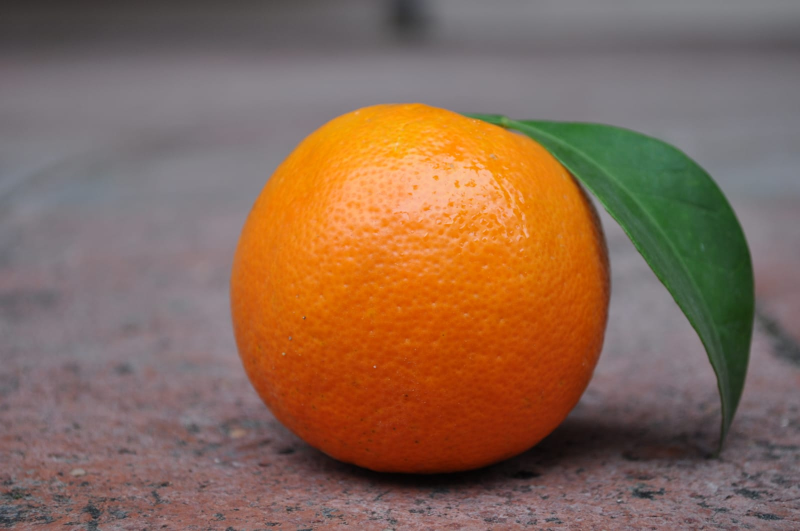
#> input picture Code-Week#3/single orange.jpg, 1600 x 1062 px, found by its file name (shown at 1/2 size)
$ python '6. Image segmentation using color spaces.py'
#> lines starting #> are read from the running program, lines starting #| are printed output that depends on the picture; after the words box and inside, x2 and y2 are one past the last pixel; in counts of white or black regions, pixels touching at a corner belong together
# -*- coding: utf-8 -*-
"""
Created on Wed Jan 24 23:33:25 2024

@author: Noopa Jagadeesh
"""

import cv2
import numpy as np
from matplotlib import pyplot as plt
from skimage import io, measure

img = io.imread("C:/Users/xxryk/OneDrive/Desktop/Durham College/3rd Year 2nd Semester/Computer Vision/Code-Week#3/single orange.jpg")
#> img is the input picture: shape (1062, 1600, 3); mean R, G, B 135.9, 104.4, 84.4
plt.imshow(img)

## Convert RGB to HSV
hsv = cv2.cvtColor(img, cv2.COLOR_RGB2HSV)
#> hsv: shape (1062, 1600, 3); mean H, S, V 95.9, 86.6, 139.2
mask = cv2.inRange(hsv, (10, 100, 20), (25, 255, 255)) #Blue Color
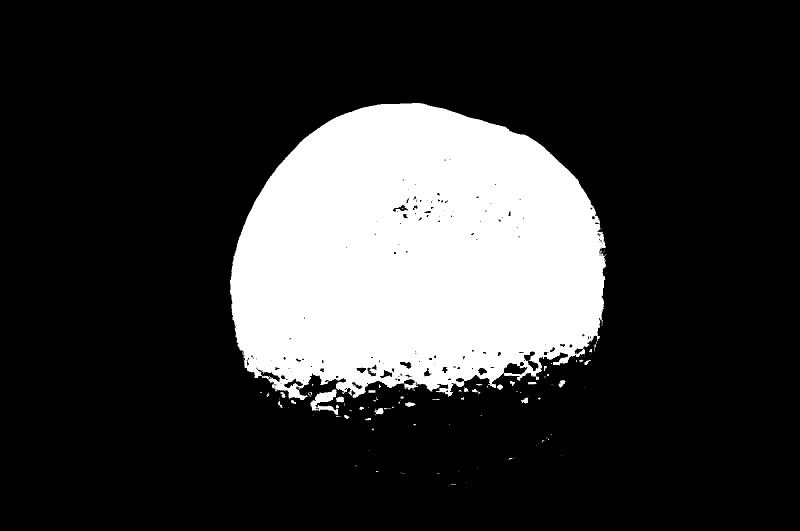
#> mask: shape (1062, 1600) (shown at 1/2 size); 20.5% white; 129 white regions (98 under 20 px), largest, box (x1, y1, x2, y2) and area: (460, 206, 1213, 800) 345704, (620, 778, 676, 830) 1263, (748, 816, 767, 831) 165
plt.imshow(mask) # We can see from the result tiny dots from the reflection. This is where deep learning can help

# To remove the dots, let us do dialation followed by erosion
from scipy import ndimage as nd
closed_mask = nd.binary_closing(mask, np.ones((7,7)))
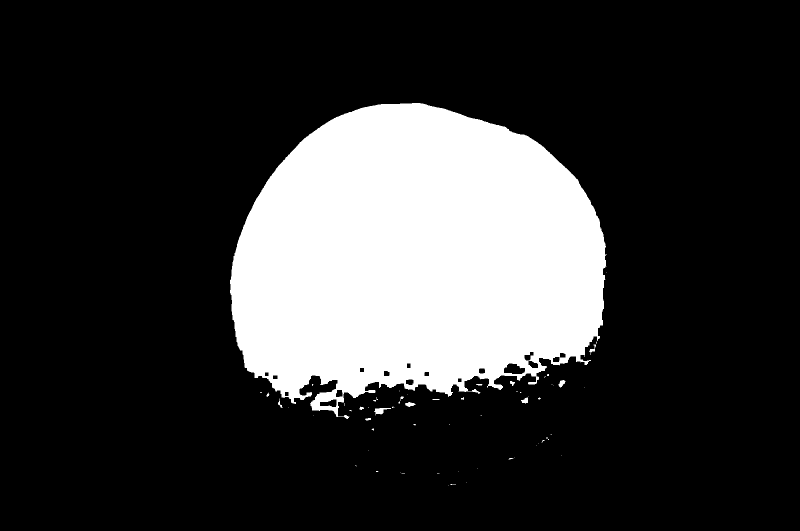
#> closed_mask: shape (1062, 1600) bool (shown at 1/2 size); 20.9% white; 63 white regions (48 under 20 px), largest, box (x1, y1, x2, y2) and area: (460, 206, 1214, 838) 353179, (748, 816, 782, 831) 233, (810, 804, 831, 814) 128
plt.imshow(closed_mask)

#Convert the mask into labels, where each object is given a unique label
label_image = measure.label(closed_mask)
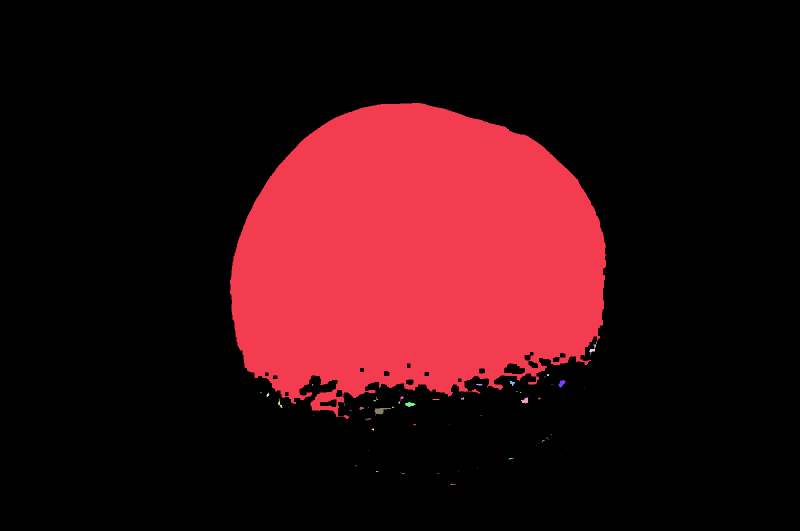
#> label_image: shape (1062, 1600) int32 (shown at 1/2 size); 64 distinct labels, from 0 to 63; one colour per label, 0 black
plt.imshow(label_image) #This returns an RGB where color-coded labels are painted over the image.
#In the example color-ball.jpg because a blue ball is occluded it appaears are two balls giving a total of three labels

#Plot the Overlay
from skimage.color import label2rgb
image_label_overlay = label2rgb(label_image, image=img)
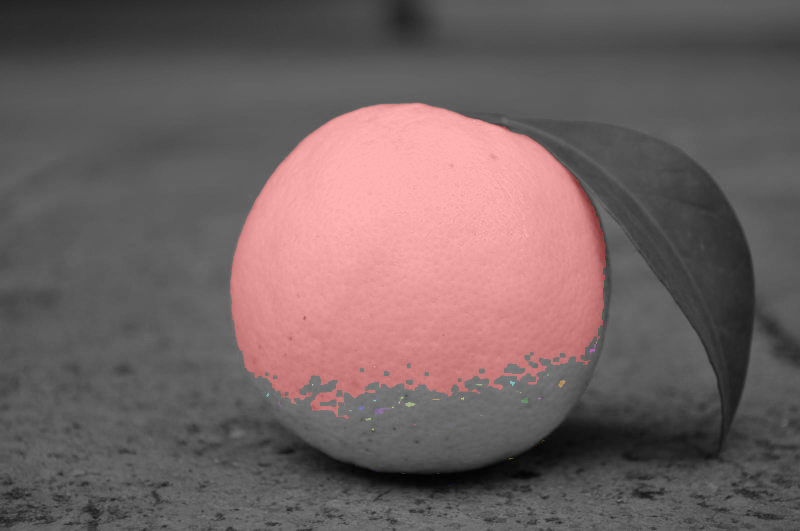
#> image_label_overlay: shape (1062, 1600, 3) float64 (shown at 1/2 size); mean R, G, B 0.445, 0.382, 0.382
plt.imshow(image_label_overlay) #All  the balls not segmented are not relevent, so they are in black and white.
#And the marbles in blue are now in different colors. Each color represents unique objects.

#Compute image properties and return them as pandas-compatible tables
#Available regionprops: area, bbox, centroid, convex_area, coords, equivalent_diameter, perimeter,
#max_intensity, solidity and many

props = measure.regionprops_table(label_image, img,
                                  properties = ['label', 'area', 'equivalent_diameter', 'mean_intensity', 'bbox'])
#> props = 10 items
import pandas as pd
df = pd.DataFrame(props)
#> df = table of 63 rows and 10 columns
print(df)
#> (printed output is left out)

#Draw BB
frame = cv2.rectangle(img, (112,93), (261,239), (0, 255,0),5)
frame = cv2.rectangle(img, (374,155), (594,334), (0, 255,0),5)
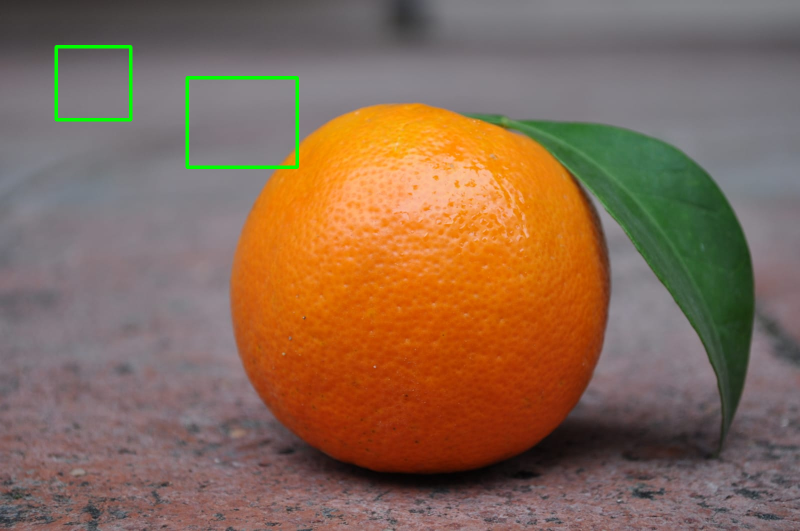
#> frame: shape (1062, 1600, 3) (shown at 1/2 size); mean R, G, B 135.1, 105.1, 83.8
#frame = cv2.rectangle(img, (325,190), (395,341), (0, 255,0),5)
plt.imshow(frame)

print(df.sort_values(by=['area'],ascending=False))
#> (printed output is left out)

$ run again, with Code-Week#3/50x50-export.jpg copied over Code-Week#3/single orange.jpg
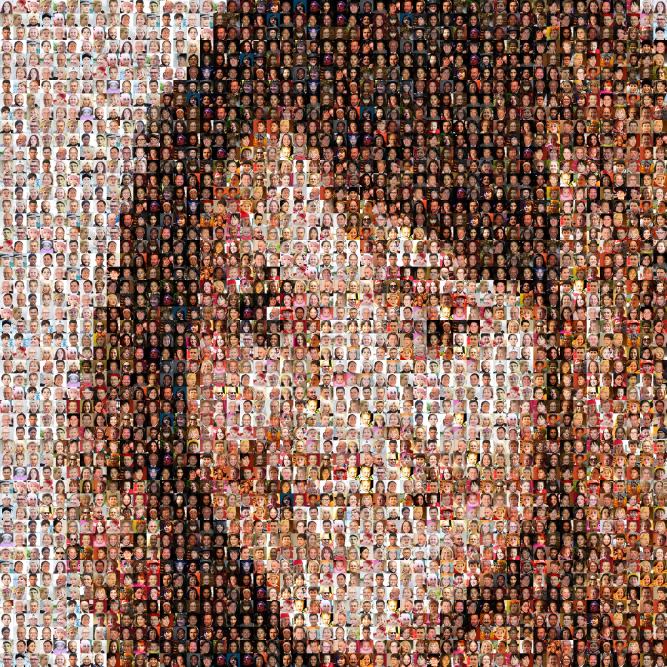
#> input picture Code-Week#3/50x50-export.jpg, 2000 x 2000 px, found by its file name (shown at 1/3 size)
#> img is the input picture: shape (2000, 2000, 3); mean R, G, B 143, 108.6, 93.2
#> hsv: shape (2000, 2000, 3); mean H, S, V 33.5, 115.8, 144.6
#> `mask = cv2.inRange(hsv, (10, 100, 20), (25, 255, 255))`:
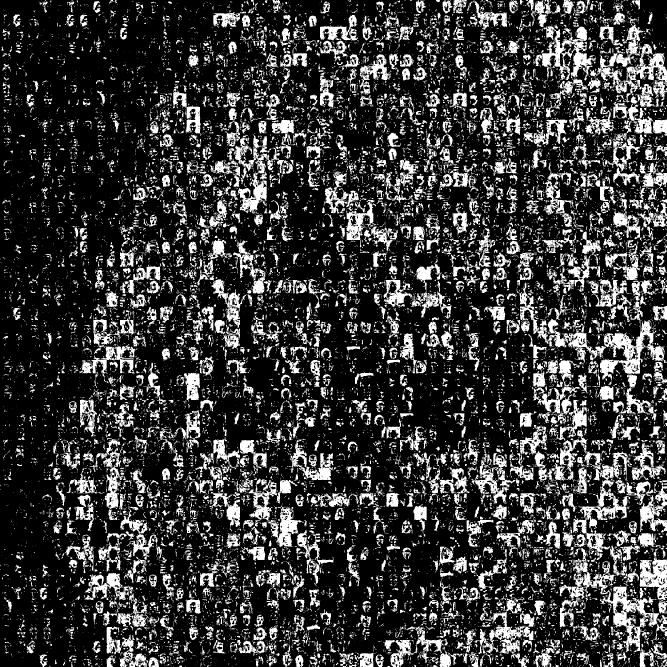
#> mask: shape (2000, 2000) (shown at 1/3 size); 22.6% white; 20369 white regions (16379 under 20 px), largest, box (x1, y1, x2, y2) and area: (1678, 1550, 1977, 1957) 19542, (1770, 73, 2000, 308) 14507, (1800, 904, 2000, 1154) 12688
#> closed_mask: shape (2000, 2000) bool; 36.7% white; 3223 white regions (2254 under 20 px), largest, box (x1, y1, x2, y2) and area: (965, 3, 1997, 1997) 706909, (166, 684, 650, 1997) 147256, (520, 707, 1026, 1827) 140708
#> label_image: shape (2000, 2000) int32; 3224 distinct labels, from 0 to 3223
#> props = 10 items
#> df = table of 3223 rows and 10 columns
#> (printed output is left out)
#> `frame = cv2.rectangle(img, (374,155), (594,334), (0, 255,0),5)`:
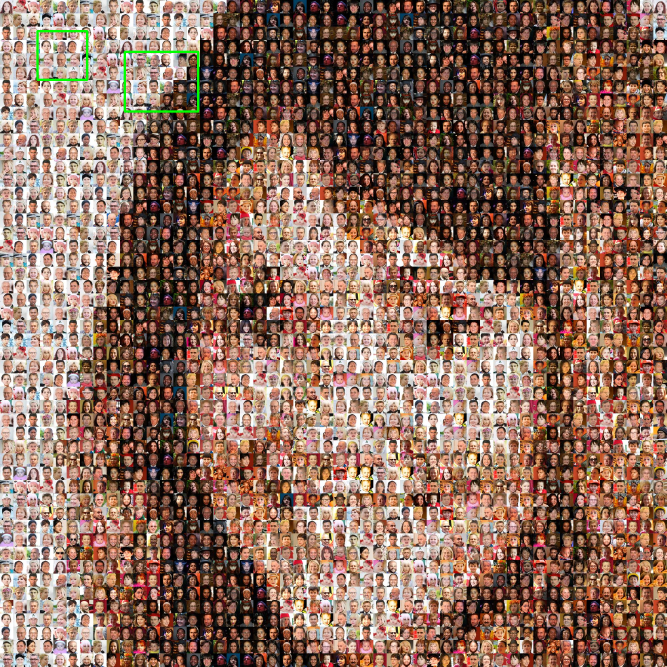
#> frame: shape (2000, 2000, 3) (shown at 1/3 size); mean R, G, B 142.6, 108.9, 92.9
#> (printed output is left out)
